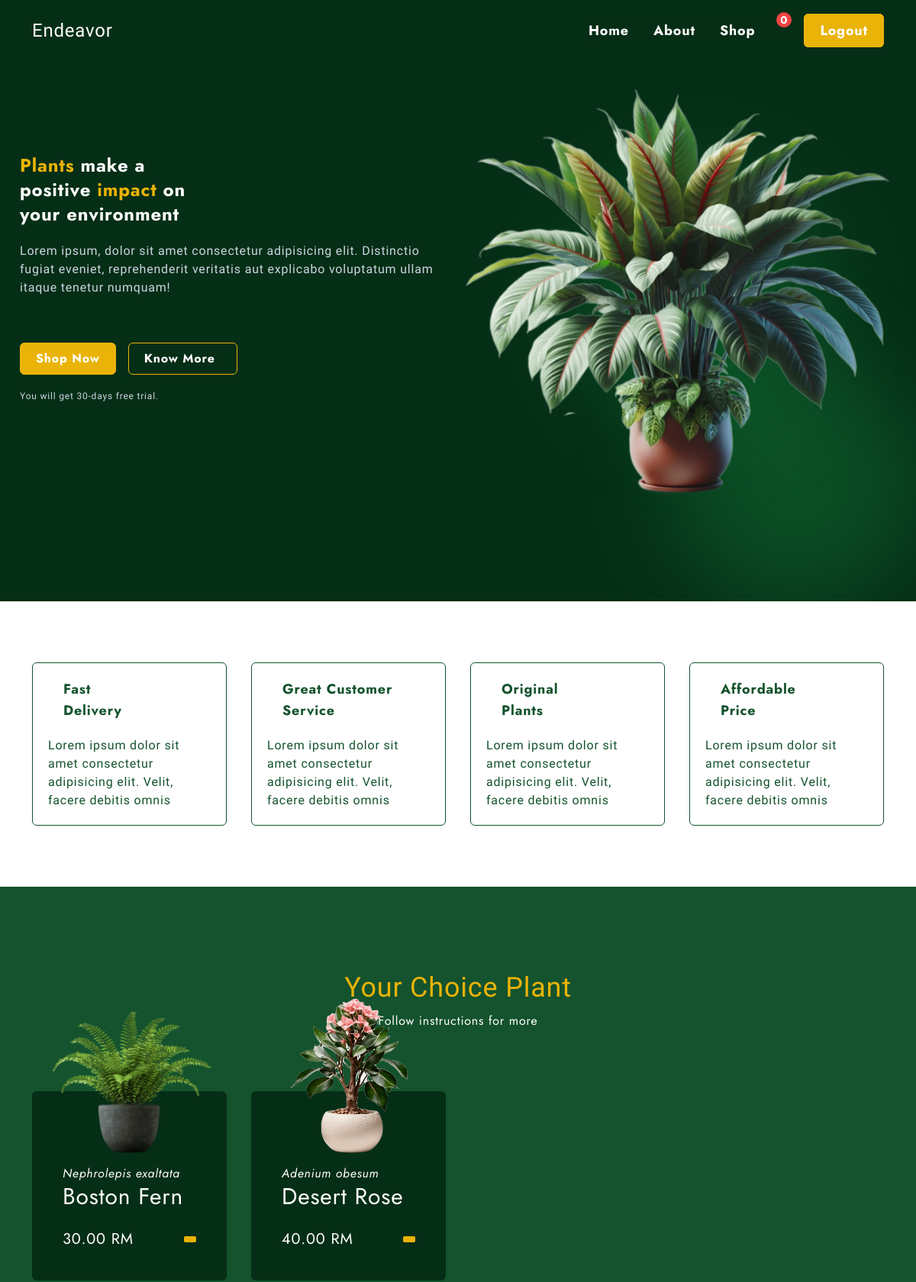
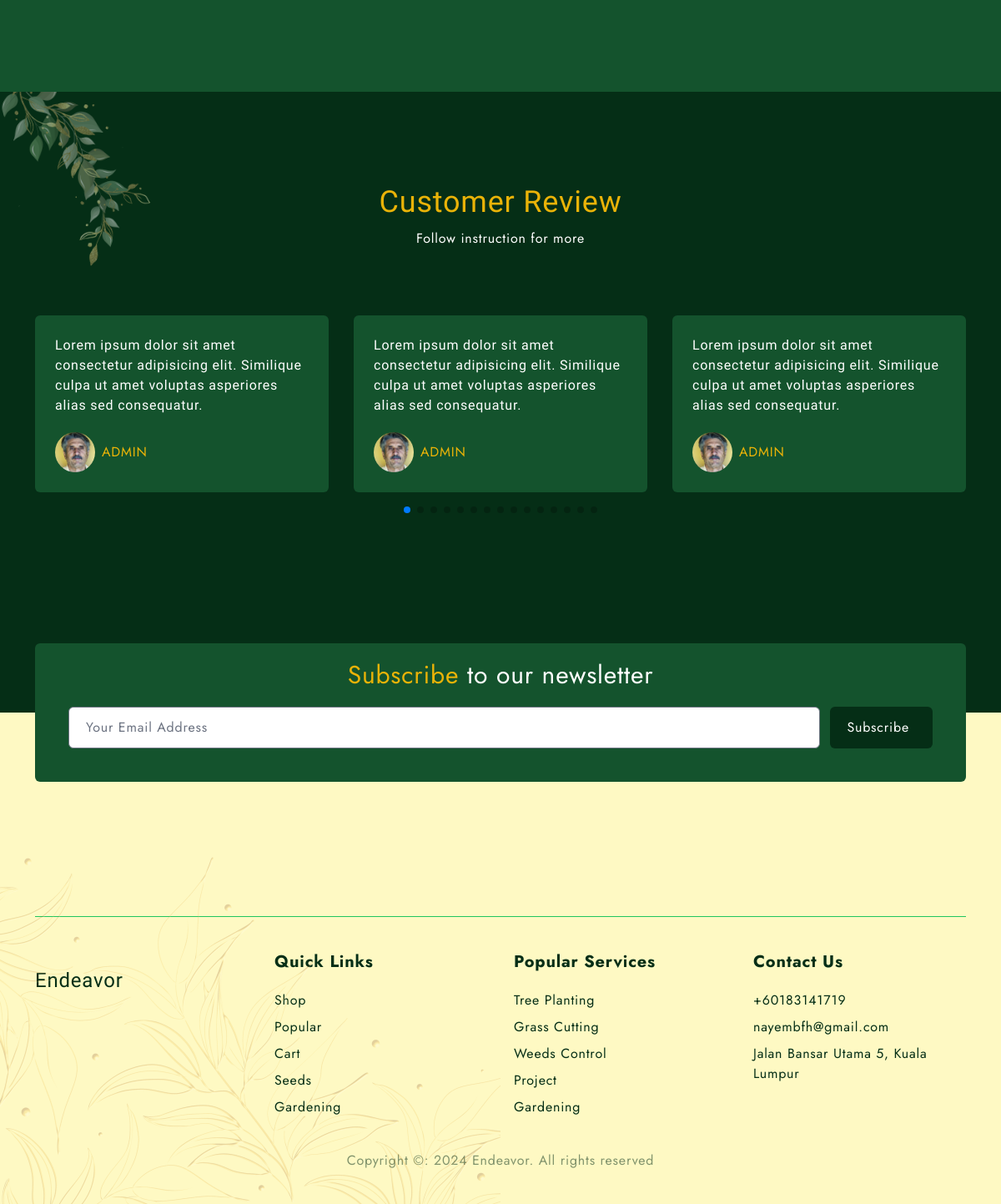
The page / (signed in) on the database its author committed (2 pictures, top to bottom).
### home/models.py (models this page shows, shortened)
class Plant(models.Model):
    scientific_name = models.CharField(max_length=255)
    common_name = models.CharField(max_length=255)
    description = models.CharField(max_length=255)
    image = models.ImageField(upload_to='plants/')
    price = models.DecimalField(max_digits=10, decimal_places=2)
    rating = models.DecimalField(max_digits=2, decimal_places=1, default=0.0)

class Review(models.Model):
    user = models.ForeignKey(User, on_delete=models.CASCADE)
    plant = models.ForeignKey(Plant, on_delete=models.CASCADE)
    rating = models.PositiveSmallIntegerField(default=0)
    comment = models.TextField()
    created_at = models.DateTimeField(auto_now_add=True)

class User(AbstractUser):
    email = models.EmailField(_('email address'), unique=True)
    USERNAME_FIELD = 'email'
    REQUIRED_FIELDS = ['username']

class Profile(models.Model):
    user = models.OneToOneField(settings.AUTH_USER_MODEL, on_delete=models.CASCADE)
    first_name = models.CharField(max_length=30, blank=True)
    last_name = models.CharField(max_length=30, blank=True)
    img = models.ImageField(upload_to='user_images/', null=True, blank=True)
    address = models.TextField(blank=True)
    def get_profile_image(self):
        if self.img and hasattr(self.img, 'url'):
            return self.img.url
        return "https://upload.wikimedia.org/wikipedia/commons/7/72/Default-welcomer.png?20180610185859"

### home/views.py (the view)
# urls.py: path('', views.index, name='home'),
def index(request: HttpRequest):
    context = {
        'plants': Plant.objects.all(),
        'reviews': Review.objects.all(),
        'current_path': request.path,
    }
    return render(request, 'include/home/home.html', context)

### templates/include/home/home.html
{% extends "base.html" %}
{% block content %}
    {% include "include/home/heroSection.html" %}
    {% include "include/home/services.html" %}
    {% include "include/home/popularPlants.html" %}
    {% include "include/review.html" %}
{% endblock %}

### templates/include/home/popularPlants.html (shortened to what this page needs)
{% load static %}
<section class="bg-green-900">
    <div class="flex flex-col items-center gap-3 text-center mb-10 md:mb-20">
        <h2 class="title">Your Choice Plant</h2>
        <p class="max-w-2xl">Follow instructions for more</p>
    </div>
    <div class="container w-full grid grid-cols-1 gap-x-8 gap-y-36 md:grid-cols-2 lg:grid-cols-3 xl:grid-cols-4">
        {% for plant in plants %}
        <div class="card bg-green-950 p-10 pt-24 rounded-md relative">
            <img class="w-56 absolute -top-5 left-1/2 transform -translate-x-1/2 -translate-y-1/2 duration-500" src="{{ plant.image.url }}" alt="{{ plant.common_name }}">
            <p class="italic">{{ plant.scientific_name }}</p>
            <h3>{{ plant.common_name }}</h3>
            <div class="text-yellow-500 text-xs py-3">
            </div>
            <div class="flex items-center justify-between">
                <p class="text-xl">{{ plant.price }} RM</p>
                <button class="bg-yellow-500 px-2 py-1 rounded-sm text-xl add-to-cart" data-plant-id="{{ plant.id }}">
                </button>
            </div>
        </div>
        {% endfor %}
    </div>
</section>

### templates/include/review.html (shortened to what this page needs)
{% load static %}
<section class="relative mb-20 md:mb-28 overflow-hidden">
    <div class="absolute -top-8 -left-12 opacity-50">
        <img class="w-40 md:w-52 xl:w-64" src="{% static 'img/leaf-4.png' %}" alt="">
    </div>
    <div class="flex flex-col items-center gap-3 text-center mb-10 md:mb-20">
        <h2 class="title">Customer Review</h2>
        <p class="max-w-2xl">Follow instruction for more</p>
    </div>
    <div class="container">
        <div class="swiper py-12">
            <ul class="swiper-wrapper mb-10">
                {% for review in reviews %}
                <li class="swiper-slide">
                    <div class="flex flex-col gap-5 bg-green-900 rounded-md p-6">
                        <p class="font-Lobster">{{ review.comment }}</p>
                        <div class="flex items-center">
                            <img class="w-12 h-12 rounded-full" src="{{ user.profile.get_profile_image }}" alt="User image" class="user-img">
                            <div class="ml-2">
                                <p class="text-yellow-500 uppercase">{{ review.user.username }}</p>
                            </div>
                        </div>
                    </div>
                </li>
                {% empty %}
                <li class="swiper-slide">
                    <div class="flex flex-col gap-5 bg-green-900 rounded-md p-6">
                        <p class="font-Lobster">No reviews available.</p>
                    </div>
                </li>
                {% endfor %}
            </ul>
            <div class="swiper-pagination"></div>
        </div>
    </div>
</section>

### rows shown on the page
Plant: image (picture), scientific_name "Nephrolepis exaltata", common_name "Boston Fern", price "30.00"
Plant: image (picture), scientific_name "Adenium obesum", common_name "Desert Rose", price "40.00"
Review: comment "Lorem ipsum dolor sit amet consectetur adipisicing elit. Similique culpa ut amet voluptas asperiores alias sed consequatur.", profile.get_profile_image (picture), user.username "ADMIN"
Review: comment "Lorem ipsum dolor sit amet consectetur adipisicing elit. Similique culpa ut amet voluptas asperiores alias sed consequatur.", profile.get_profile_image (picture), user.username "ADMIN"
Review: comment "Lorem ipsum dolor sit amet consectetur adipisicing elit. Similique culpa ut amet voluptas asperiores alias sed consequatur.", profile.get_profile_image (picture), user.username "ADMIN"
